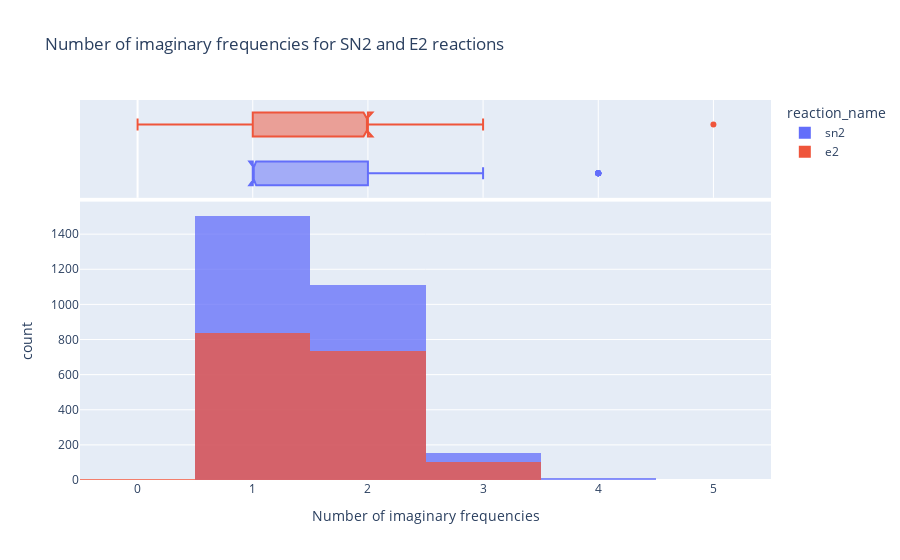

Write notebook code for a chart like this one.
### Code cell
db = instance_mongodb_sei(project="mlts")
collection = db.rudorff_lilienfeld_calculation

cursor = collection.find(
    {"task_label": "frequency calculation"},
    {"calcs_reversed.frequencies": 1, "tags.reaction_name": 1, "tags.rxn_number": 1},
)

df = pd.DataFrame(columns=["reaction_name", "rxn_number",  "num_imag_frequencies"])

for doc in cursor:
    frequencies = doc["calcs_reversed"][0]["frequencies"]
    frequencies = np.array(frequencies)
    num_imag_frequencies = np.sum(frequencies < 0)
    df = pd.concat(
        [
            df,
            pd.DataFrame(
                {
                    "reaction_name": doc["tags"]["reaction_name"],
                    "rxn_number": doc["tags"]["rxn_number"],
                    "num_imag_frequencies": num_imag_frequencies,
                },
                index=[0],
            ),
        ]
    )

df = df.reset_index(drop=True)

# Make a histogram of the number of imaginary frequencies for the 
# sn2 and e2 reactions on the same plot.
fig = px.histogram(
    df,
    x="num_imag_frequencies",
    color="reaction_name",
    barmode="overlay",
    # histnorm="probability density",
    nbins=10,
    opacity=0.75,
    marginal="box",
    title="Number of imaginary frequencies for SN2 and E2 reactions",
    labels={"num_imag_frequencies": "Number of imaginary frequencies"},
)
fig.show()

### Figure 1 — Plotly figure (JSON) as saved in the notebook; plotly's stock layout.template omitted (floating-point values rounded to 4 significant figures; data arrays with more than 128 entries replaced by an {"elided": "..."} marker saying what was removed)
{"data": [{"alignmentgroup": "True", "bingroup": "x", "hovertemplate": "reaction_name=sn2<br>Number of imaginary frequencies=%{x}<br>count=%{y}<extra></extra>", "legendgroup": "sn2", "marker": {"color": "#636efa", "opacity": 0.75, "pattern": {"shape": ""}}, "name": "sn2", "nbinsx": 10, "offsetgroup": "sn2", "orientation": "v", "showlegend": true, "type": "histogram", "x": {"elided": "2785 int values"}, "xaxis": "x", "yaxis": "y"}, {"alignmentgroup": "True", "hovertemplate": "reaction_name=sn2<br>Number of imaginary frequencies=%{x}<extra></extra>", "legendgroup": "sn2", "marker": {"color": "#636efa"}, "name": "sn2", "notched": true, "offsetgroup": "sn2", "showlegend": false, "type": "box", "x": {"elided": "2785 int values"}, "xaxis": "x2", "yaxis": "y2"}, {"alignmentgroup": "True", "bingroup": "x", "hovertemplate": "reaction_name=e2<br>Number of imaginary frequencies=%{x}<br>count=%{y}<extra></extra>", "legendgroup": "e2", "marker": {"color": "#EF553B", "opacity": 0.75, "pattern": {"shape": ""}}, "name": "e2", "nbinsx": 10, "offsetgroup": "e2", "orientation": "v", "showlegend": true, "type": "histogram", "x": {"elided": "1681 int values"}, "xaxis": "x", "yaxis": "y"}, {"alignmentgroup": "True", "hovertemplate": "reaction_name=e2<br>Number of imaginary frequencies=%{x}<extra></extra>", "legendgroup": "e2", "marker": {"color": "#EF553B"}, "name": "e2", "notched": true, "offsetgroup": "e2", "showlegend": false, "type": "box", "x": {"elided": "1681 int values"}, "xaxis": "x2", "yaxis": "y2"}], "layout": {"barmode": "overlay", "legend": {"title": {"text": "reaction_name"}, "tracegroupgap": 0}, "title": {"text": "Number of imaginary frequencies for SN2 and E2 reactions"}, "xaxis": {"anchor": "y", "domain": [0, 1], "title": {"text": "Number of imaginary frequencies"}}, "xaxis2": {"anchor": "y2", "domain": [0, 1], "matches": "x", "showgrid": true, "showticklabels": false}, "yaxis": {"anchor": "x", "domain": [0, 0.7326], "title": {"text": "count"}}, "yaxis2": {"anchor": "x2", "domain": [0.7426, 1], "matches": "y2", "showgrid": false, "showline": false, "showticklabels": false, "ticks": ""}}}
